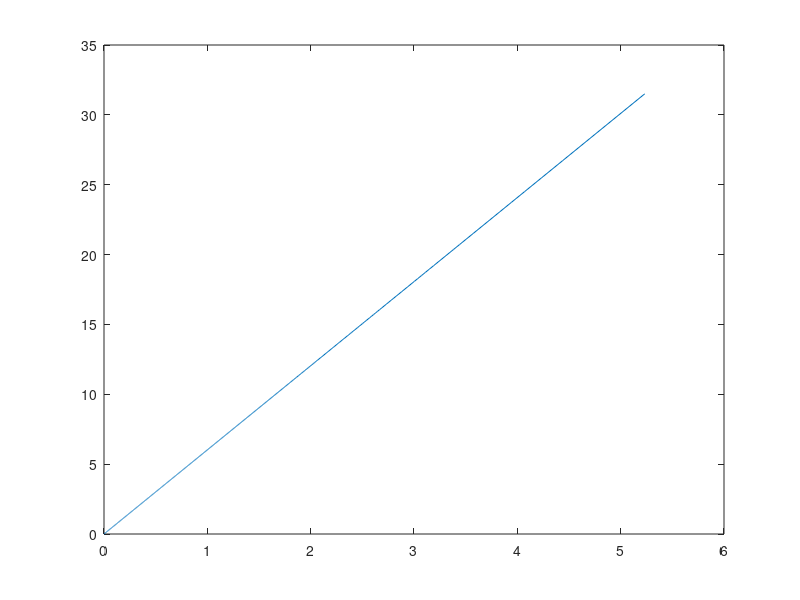
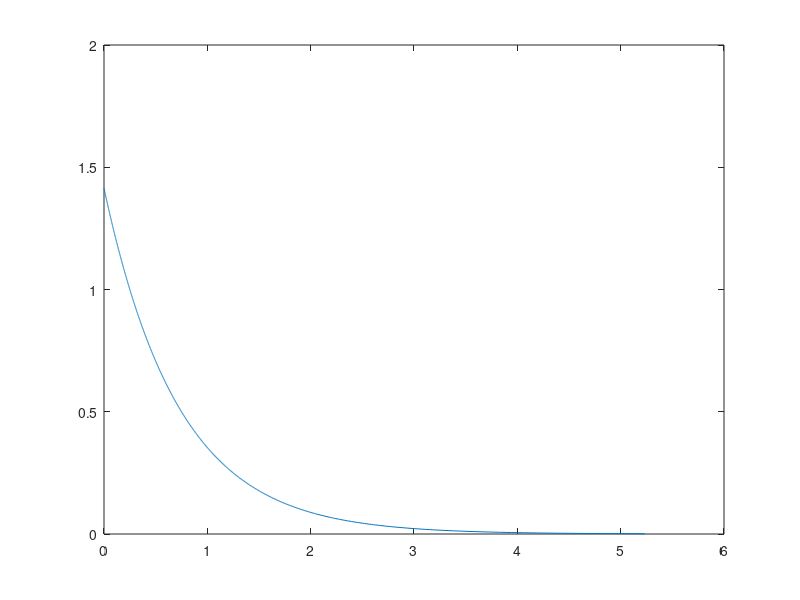

MATLAB code to generate these figures, in order:
D = 0:0.001:sqrt(2);
R = 0.5 * log2(sqrt(2)./D);
SNR = 10 * log10(sqrt(2)./D);

figure(1);
plot(R, SNR);

figure(2);
plot(R, D);